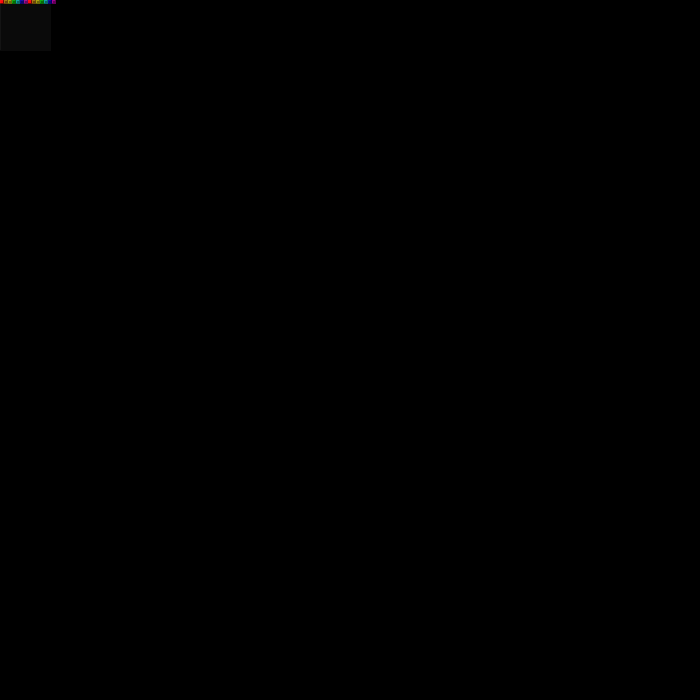
Frame 1 (no input)
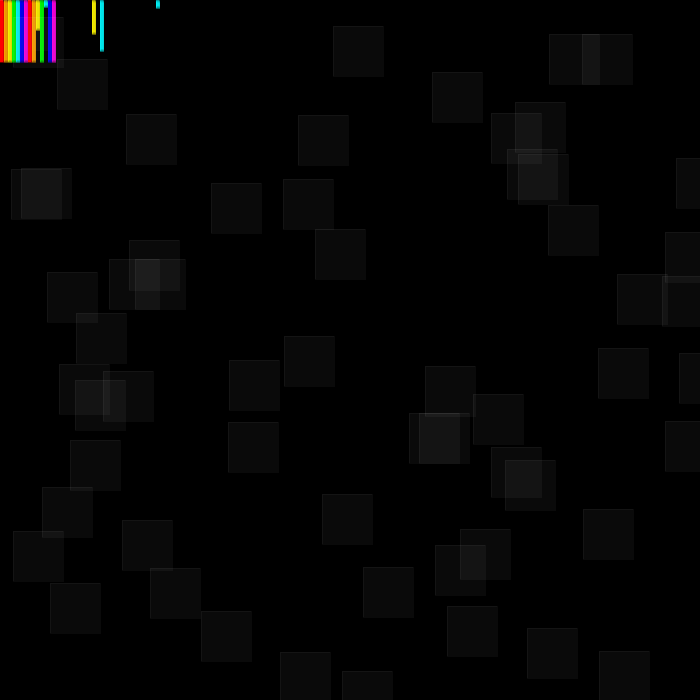
Frame 60 (the mouse pressed at the canvas centre just before this capture)
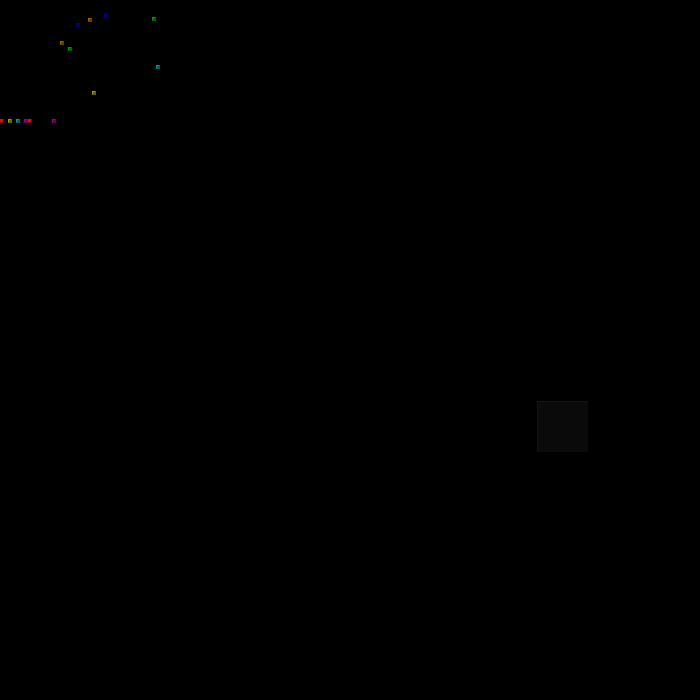
Frame 120 (the mouse held since frame 60 and released just before this capture)

The Processing sketch that drew these frames (run headless with seeded random() and noise(); from frame 60 on, the mouse is pressed at the canvas centre):

// Processing sketch: point_drop
// ── point_drop.pde
/* 
  Name:Flynn Lundeen
  Date:9/7/17
  Sketch Name:*Rainbow Drops*
  ___________________________________________
  ___________________________________________
  ___________________________________________
 */

int drop_1;
int drop_2;
int drop_3;
int drop_4;
int drop_5;
int drop_6;
int drop_7;
int drop_1_y;
int drop_2_y;
int drop_3_y;
int drop_4_y;
int drop_5_y;
int drop_6_y;
int drop_7_y;
int R_1;
int R_2;
int R_3;
int R_4;
int R_5;
int R_6;
int R_7;
int drop_1_2;
int drop_2_2;
int drop_3_2;
int drop_4_2;
int drop_5_2;
int drop_6_2;
int drop_7_2;
int drop_1_y_2;
int drop_2_y_2;
int drop_3_y_2;
int drop_4_y_2;
int drop_5_y_2;
int drop_6_y_2;
int drop_7_y_2;
int R_1_2;
int R_2_2;
int R_3_2;
int R_4_2;
int R_5_2;
int R_6_2;
int R_7_2;
int canvas_x;
int canvas_y;
int Wtile_x;
int Wtile_y;


void setup() {
  canvas_x=700;
  canvas_y=700;
  size(700,700);
  drop_1=0;
  drop_2=4;
  drop_3=8;
  drop_4=12;
  drop_5=16;
  drop_6=20;
  drop_7=24;
  drop_1_y=0;
  drop_2_y=0;
  drop_3_y=0;
  drop_4_y=0;
  drop_5_y=0;
  drop_6_y=0;
  drop_7_y=0;
  R_1=int(random(300));
  R_2=int(random(300));
  R_3=int(random(300));
  R_4=int(random(300));
  R_5=int(random(300));
  R_6=int(random(300));
  R_7=int(random(300));
  drop_1_2=28;
  drop_2_2=32;
  drop_3_2=36;
  drop_4_2=40;
  drop_5_2=44;
  drop_6_2=48;
  drop_7_2=52;
  drop_1_y_2=0;
  drop_2_y_2=0;
  drop_3_y_2=0;
  drop_4_y_2=0;
  drop_5_y_2=0;
  drop_6_y_2=0;
  drop_7_y_2=0;
  R_1_2=int(random(300));
  R_2_2=int(random(300));
  R_3_2=int(random(300));
  R_4_2=int(random(300));
  R_5_2=int(random(300));
  R_6_2=int(random(300));
  R_7_2=int(random(300));
  frameRate(10000);
  colorMode(RGB);
  colorMode(BLEND);
  background(0);
}

void draw() {
  if (mousePressed) {
    background(0);
    delay(100);
  }
  delay(mouseX/10);
  if(drop_1_y <= R_1) {
    fill(255,0,0.100);
    stroke(255,0,0,100);
    rect(drop_1,drop_1_y,3,3);

    drop_1_y = drop_1_y + 1;
  }
  if(drop_1_y > R_1) {
    R_1=int(random(canvas_y));
    drop_1+=56;
    drop_1_y = 0;
  }
  if(drop_1 > canvas_x) {
    drop_1 = 0;
  }
  if(drop_2_y <= R_2) {
    fill(255,166,0,100);
    stroke(255,166,0,100);
    rect(drop_2,drop_2_y,3,3);

    drop_2_y = drop_2_y + 1;
  }
  if(drop_2_y > R_2) {
    R_2=int(random(canvas_y));
    drop_2+=56;
    drop_2_y = 0;
  }
    if(drop_2 > canvas_x) {
    drop_2 = 4;
  }
  if(drop_3_y <= R_3) {
    fill(255,247,0,100);
    stroke(255,247,0,100);
    rect(drop_3,drop_3_y,3,3);

    drop_3_y = drop_3_y + 1;
  }
  if(drop_3_y > R_3) {
    R_3=int(random(canvas_y));
    drop_3+=56;
    drop_3_y = 0;
  }
    if(drop_3 > canvas_x) {
    drop_3 = 8;
  }
  if(drop_4_y <= R_4) {
    fill(0,255,0,100);
    stroke(0,255,0,100);
    rect(drop_4,drop_4_y,3,3);

    drop_4_y = drop_4_y + 1;
  }
  if(drop_4_y > R_4) {
    R_4=int(random(canvas_y));
    drop_4+=56;
    drop_4_y = 0;
  }
    if(drop_4 > canvas_x) {
    drop_4 = 12;
  }
    if(drop_5_y <= R_5) {
    fill(0,249,255,100);
    stroke(0,249,255,100);
    rect(drop_5,drop_5_y,3,3);

    drop_5_y = drop_5_y + 1;
  }
  if(drop_5_y > R_5) {
    R_5=int(random(canvas_y));
    drop_5+=56;
    drop_5_y = 0;
  }
    if(drop_5 > canvas_x) {
    drop_5 = 16;
  }
    if(drop_6_y <= R_6) {
    fill(0,0,255,100);
    stroke(0,0,255,100);
    rect(drop_6,drop_6_y,3,3);

    drop_6_y = drop_6_y + 1;
  }
  if(drop_6_y > R_6) {
    R_6=int(random(canvas_y));
    drop_6+=56;
    drop_6_y = 0;
  }
  if(drop_6 > canvas_x) {
    drop_6 = 20;
  }
    if(drop_7_y <= R_7) {
    fill(255,0,225,100);
    stroke(255,0,225,100);
    rect(drop_7,drop_7_y,3,3);

    drop_7_y = drop_7_y + 1;
  }
  if(drop_7_y > R_7) {
    R_7=int(random(canvas_y));
    drop_7+=56;
    drop_7_y = 0;
  }
  if(drop_7 > canvas_x) {
    drop_7 = 24;
  }
    if(drop_1_y_2 <= R_1_2) {
    fill(255,0,0.100);
    stroke(255,0,0,100);
    rect(drop_1_2,drop_1_y_2,3,3);

    drop_1_y_2 = drop_1_y_2 + 1;
  }
  if(drop_1_y_2 > R_1_2) {
    R_1_2=int(random(canvas_y));
    drop_1_2+=56;
    drop_1_y_2 = 0;
  }
  if(drop_1_2 > canvas_x) {
    drop_1_2 = 28;
  }
  if(drop_2_y_2 <= R_2_2) {
    fill(255,166,0,100);
    stroke(255,166,0,100);
    rect(drop_2_2,drop_2_y_2,3,3);

    drop_2_y_2 = drop_2_y_2 + 1;
  }
  if(drop_2_y_2 > R_2_2) {
    R_2_2=int(random(canvas_y));
    drop_2_2+=56;
    drop_2_y_2 = 0;
  }
    if(drop_2_2 > canvas_x) {
    drop_2_2 = 32;
  }
  if(drop_3_y_2 <= R_3_2) {
    fill(255,247,0,100);
    stroke(255,247,0,100);
    rect(drop_3_2,drop_3_y_2,3,3);

    drop_3_y_2 = drop_3_y_2 + 1;
  }
  if(drop_3_y_2 > R_3_2) {
    R_3_2=int(random(canvas_y));
    drop_3_2+=56;
    drop_3_y_2 = 0;
  }
    if(drop_3_2 > canvas_x) {
    drop_3_2 = 36;
  }
  if(drop_4_y_2 <= R_4_2) {
    fill(0,255,0,100);
    stroke(0,255,0,100);
    rect(drop_4_2,drop_4_y_2,3,3);

    drop_4_y_2 = drop_4_y_2 + 1;
  }
  if(drop_4_y_2 > R_4_2) {
    R_4_2=int(random(canvas_y));
    drop_4_2+=56;
    drop_4_y_2 = 0;
  }
    if(drop_4_2 > canvas_x) {
    drop_4_2 = 40;
  }
    if(drop_5_y_2 <= R_5_2) {
    fill(0,249,255,100);
    stroke(0,249,255,100);
    rect(drop_5_2,drop_5_y_2,3,3);

    drop_5_y_2 = drop_5_y_2 + 1;
  }
  if(drop_5_y_2 > R_5_2) {
    R_5_2=int(random(canvas_y));
    drop_5_2+=56;
    drop_5_y_2 = 0;
  }
    if(drop_5_2 > canvas_x) {
    drop_5_2 = 44;
  }
    if(drop_6_y_2 <= R_6_2) {
    fill(0,0,255,100);
    stroke(0,0,255,100);
    rect(drop_6_2,drop_6_y_2,3,3);

    drop_6_y_2 = drop_6_y_2 + 1;
  }
  if(drop_6_y_2 > R_6_2) {
    R_6_2=int(random(canvas_y));
    drop_6_2+=56;
    drop_6_y_2 = 0;
  }
  if(drop_6_2 > canvas_x) {
    drop_6_2 = 48;
  }
    if(drop_7_y_2 <= R_7_2) {
    fill(255,0,225,100);
    stroke(255,0,225,100);
    rect(drop_7_2,drop_7_y_2,3,3);

    drop_7_y_2 = drop_7_y_2 + 1;
  }
  if(drop_7_y_2 > R_7_2) {
    R_7_2=int(random(canvas_y));
    drop_7_2+=56;
    drop_7_y_2 = 0;
  }
  if(drop_7_2 > canvas_x) {
    drop_7_2 = 52;
  }
  fill(255,255,255,10);
  stroke(255,255,255,10);
  rect(Wtile_x,Wtile_y,50,50);
  Wtile_x=int(random(canvas_x));
  Wtile_y=int(random(canvas_y));
}
